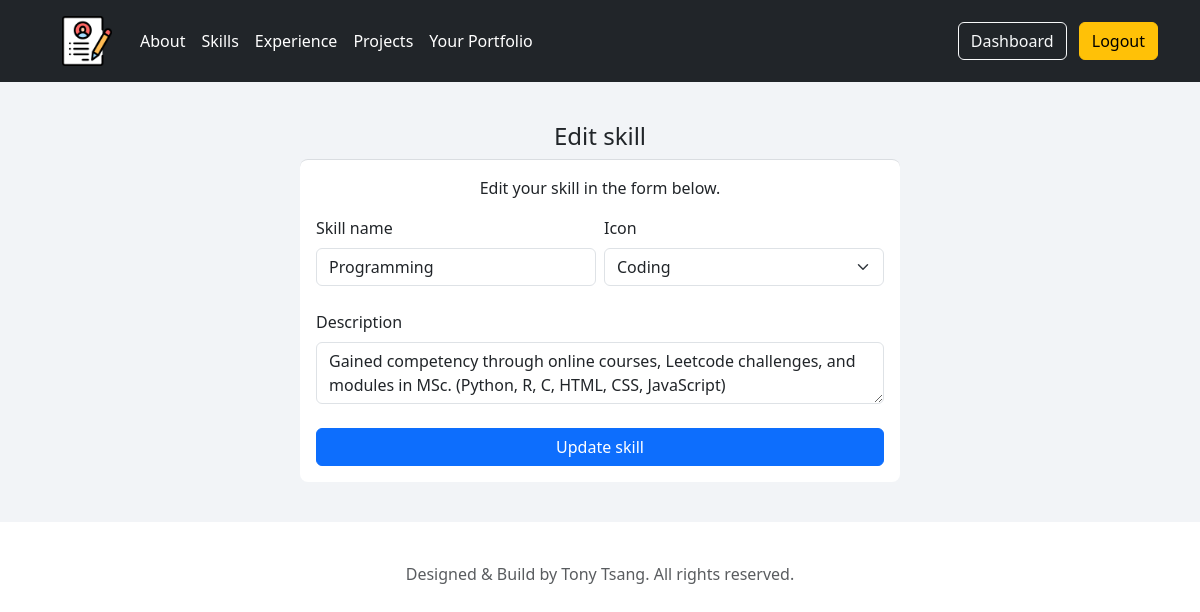
The app's page /skills/edit/3 (signed in), older data.
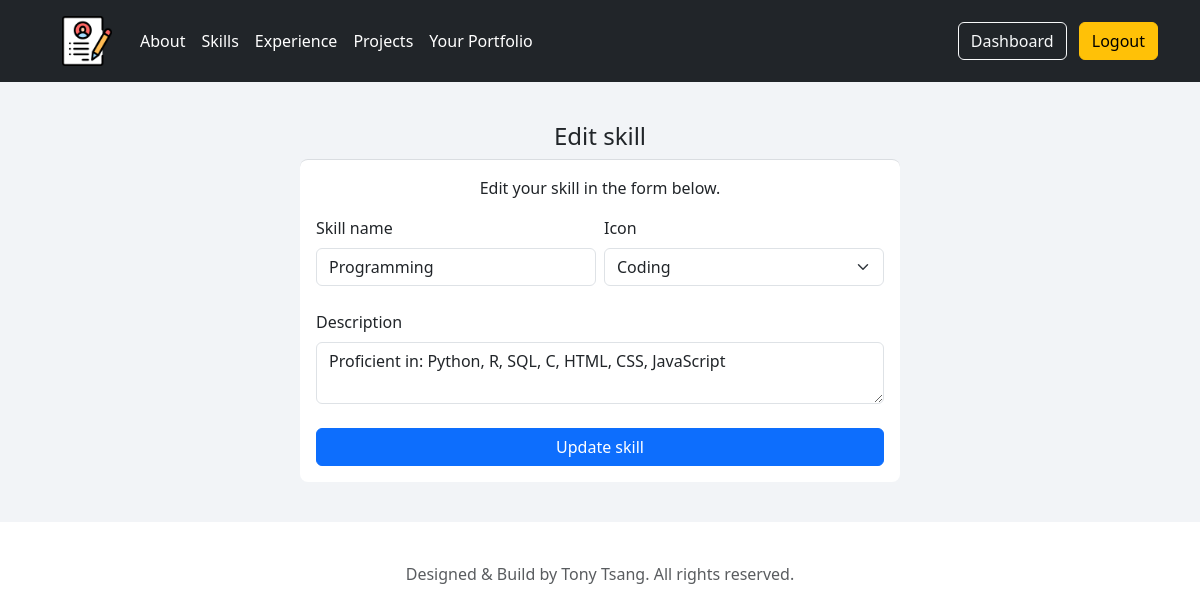
The same page, newer data.
### tables this page shows
CREATE TABLE "skills"(
    "skill_id" INTEGER PRIMARY KEY AUTOINCREMENT,
    "user_id" INTEGER NOT NULL,
    "skill_name" TEXT NOT NULL,
    "skill_content" TEXT NOT NULL,
    "skill_icon" TEXT NOT NULL,
    FOREIGN KEY ("user_id") REFERENCES "users" ("id")
);

### portfolio/routes.py (the view, shortened to what this page needs)
@app.route('/skills/edit/<int:id>', methods = ['GET', 'POST'])
def edit_skill(id):
    if not session.get("user_id"):
        flash("Please login first", "warning")
        return redirect(url_for('login'))
    user_id = session["user_id"]
    username = session["username"]
    icons = [
        "Analytics", "Cloud", "Coding", "Communication", "CSS", "Database",
        "HTML", "JavaScript", "Leadership", "Project Management", "Public Speaking",
        "Sale", "Science", "Teamwork", "Translation", "Writing"
    ]
    sql_validate = "SELECT user_id FROM skills WHERE skill_id = :skill_id"
    sql_validate_q = text(sql_validate)
    result = db.engine.connect().execute(sql_validate_q, {'skill_id':id}).fetchone()
    if result.user_id != user_id:
        flash("Invalid permission.", "danger")
        return redirect(url_for('skills'))
    sql = "SELECT * FROM skills WHERE user_id = :user_id AND skill_id = :skill_id"
    sql_q = text(sql)
    user_skill = db.engine.connect().execute(sql_q, {'user_id':user_id, 'skill_id':id}).fetchone()
    return render_template("edit_skill.html", user_skill=user_skill, icons=icons)

### portfolio/templates/edit_skill.html (shortened to what this page needs)
{% extends "layout.html" %}
{% block content %}
<div class="container">
    <div class="text-center">
        <h1 class="h4 mb-2 fw-normal">Edit skill</h1>
    </div>
    <div class="container text-left form-container">
        <p class="text-center">Edit your skill in the form below.</p>
        <form  method="POST" class="row g-2">
            <div class="mb-3 col-md-6">
                <label for="skill_name" class="form-label">Skill name</label>
                <input type="text" name="skill_name" class="form-control" placeholder="Python" value="{{user_skill.skill_name}}" required>
            </div>
            <div class="mb-3 col-md-6">
                <label for="skill_icon" class="form-label">Icon</label>
                <select type="text" name="skill_icon" class="form-select" value="{{user_skill.skill_icon}}" required>
                    {% for icon in icons %}
                        {% if icon == user_skill.skill_icon %}
                            <option selected>{{icon}}</option>
                        {% else %}
                            <option>{{icon}}</option>
                        {% endif %}
                    {% endfor %}
                </select>
            </div>
            <div class="mb-3">
                <label for="skill_content" class="form-label">Description</label>
                <textarea id="skill_content" name="skill_content" class="form-control" placeholder="Gained competency in Python through online courses, Leetcode challenges, and modules in MSc." required>{{user_skill.skill_content}}</textarea>
            </div>
            <div class="d-grid gap-2">
                <button type="submit" class="btn btn-primary">Update skill</button>
            </div>
        </form>
    </div>
</div>
{% endblock content %}

Row changes from the older to the newer data that the page shows:
changed skills "Programming": skill_content "Gained competency through online courses, Leetcode challenges, and modules in MSc. (Python, R, C, HTML, CSS, JavaScript)" → "Proficient in: Python, R, SQL, C, HTML, CSS, JavaScript"
